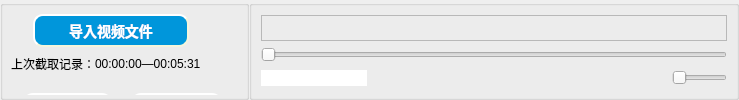
                     <widget class="QWidget" name="tab">
                      <attribute name="title">
                       <string>视频截取</string>
                      </attribute>
                      <layout class="QHBoxLayout" name="horizontalLayout_5">
                       <property name="spacing">
                        <number>0</number>
                       </property>
                       <property name="margin">
                        <number>0</number>
                       </property>
                       <item>
                        <layout class="QHBoxLayout" name="horizontalLayout_6" stretch="30,60">
                         <item>
                          <layout class="QGridLayout" name="gridLayout_8">
                           <item row="0" column="1">
                            <widget class="QGroupBox" name="groupBox_4">
                             <property name="sizePolicy">
                              <sizepolicy hsizetype="Maximum" vsizetype="Expanding">
                               <horstretch>0</horstretch>
                               <verstretch>0</verstretch>
                              </sizepolicy>
                             </property>
                             <property name="minimumSize">
                              <size>
                               <width>249</width>
                               <height>0</height>
                              </size>
                             </property>
                             <property name="maximumSize">
                              <size>
                               <width>249</width>
                               <height>16777215</height>
                              </size>
                             </property>
                             <property name="title">
                              <string/>
                             </property>
                             <layout class="QGridLayout" name="gridLayout_13">
                              <property name="margin">
                               <number>2</number>
                              </property>
                              <property name="horizontalSpacing">
                               <number>6</number>
                              </property>
                              <item row="0" column="0">
                               <layout class="QGridLayout" name="gridLayout_12" rowstretch="80,10,15">
                                <item row="2" column="0">
                                 <layout class="QVBoxLayout" name="verticalLayout_6">
                                  <item>
                                   <widget class="QWidget" name="widget_6" native="true">
                                    <widget class="QPushButton" name="buttonsave">
                                     <property name="geometry">
                                      <rect>
                                       <x>18</x>
                                       <y>10</y>
                                       <width>89</width>
                                       <height>33</height>
                                      </rect>
                                     </property>
                                     <property name="styleSheet">
                                      <string notr="true">	background-color: rgb(0,150,219);
	color: rgb(255,255,255);
     border-style: outset;
     border-width: 2px;
     border-radius: 10px;
     border-color: beige;
     font: bold 14px;
</string>
                                     </property>
                                     <property name="text">
                                      <string>保存</string>
                                     </property>
                                    </widget>
                                    <widget class="QPushButton" name="buttonpreview">
                                     <property name="geometry">
                                      <rect>
                                       <x>126</x>
                                       <y>10</y>
                                       <width>91</width>
                                       <height>33</height>
                                      </rect>
                                     </property>
                                     <property name="styleSheet">
                                      <string notr="true">	background-color: rgb(0,150,219);
	color: rgb(255,255,255);
     border-style: outset;
     border-width: 2px;
     border-radius: 10px;
     border-color: beige;
     font: bold 14px;
</string>
                                     </property>
                                     <property name="text">
                                      <string>预览</string>
                                     </property>
                                    </widget>
                                   </widget>
                                  </item>
                                 </layout>
                                </item>
                                <item row="1" column="0">
                                 <layout class="QVBoxLayout" name="verticalLayout_7">
                                  <item>
                                   <spacer name="verticalSpacer">
                                    <property name="orientation">
                                     <enum>Qt::Vertical</enum>
                                    </property>
                                    <property name="sizeHint" stdset="0">
                                     <size>
                                      <width>20</width>
                                      <height>40</height>
                                     </size>
                                    </property>
                                   </spacer>
                                  </item>
                                 </layout>
                                </item>
                                <item row="0" column="0">
                                 <layout class="QVBoxLayout" name="verticalLayout_8">
                                  <item>
                                   <widget class="QWidget" name="widget_5" native="true">
                                    <widget class="QPushButton" name="buttonloadfile">
                                     <property name="geometry">
                                      <rect>
                                       <x>28</x>
                                       <y>6</y>
                                       <width>156</width>
                                       <height>33</height>
                                      </rect>
                                     </property>
                                     <property name="styleSheet">
                                      <string notr="true">background-color: rgb(0,150,219); 
color: rgb(255,255,255);
border-style: outset;
border-width: 2px;
border-radius: 10px;
border-color: beige;
font: bold 14px;
min-width: 10em;
padding: 6px;
</string>
                                     </property>
                                     <property name="text">
                                      <string>导入视频文件</string>
                                     </property>
                                    </widget>
                                    <widget class="QLabel" name="labelleadertitle">
                                     <property name="geometry">
                                      <rect>
                                       <x>16</x>
                                       <y>188</y>
                                       <width>51</width>
                                       <height>16</height>
                                      </rect>
                                     </property>
                                     <property name="text">
                                      <string>片头标题</string>
                                     </property>
                                    </widget>
                                    <widget class="QLabel" name="labellastrecord">
                                     <property name="geometry">
                                      <rect>
                                       <x>6</x>
                                       <y>46</y>
                                       <width>81</width>
                                       <height>20</height>
                                      </rect>
                                     </property>
                                     <property name="text">
                                      <string>上次截取记录：</string>
                                     </property>
                                    </widget>
                                    <widget class="QLabel" name="labelstarttime">
                                     <property name="geometry">
                                      <rect>
                                       <x>16</x>
                                       <y>128</y>
                                       <width>51</width>
                                       <height>16</height>
                                      </rect>
                                     </property>
                                     <property name="text">
                                      <string>起始时间：</string>
                                     </property>
                                    </widget>
                                    <widget class="Line" name="linetimetitle">
                                     <property name="geometry">
                                      <rect>
                                       <x>6</x>
                                       <y>172</y>
                                       <width>241</width>
                                       <height>16</height>
                                      </rect>
                                     </property>
                                     <property name="orientation">
                                      <enum>Qt::Horizontal</enum>
                                     </property>
                                    </widget>
                                    <widget class="QLabel" name="labelendtime">
                                     <property name="geometry">
                                      <rect>
                                       <x>16</x>
                                       <y>154</y>
                                       <width>51</width>
                                       <height>16</height>
                                      </rect>
                                     </property>
                                     <property name="text">
                                      <string>结束时间：</string>
                                     </property>
                                    </widget>
                                    <widget class="QLabel" name="labellastsave">
                                     <property name="geometry">
                                      <rect>
                                       <x>6</x>
                                       <y>72</y>
                                       <width>81</width>
                                       <height>20</height>
                                      </rect>
                                     </property>
                                     <property name="text">
                                      <string>上次保存文件：</string>
                                     </property>
                                    </widget>
                                    <widget class="QLabel" name="labellastrecordtime">
                                     <property name="geometry">
                                      <rect>
                                       <x>90</x>
                                       <y>46</y>
                                       <width>119</width>
                                       <height>20</height>
                                      </rect>
                                     </property>
                                     <property name="text">
                                      <string>00:00:00—00:05:31</string>
                                     </property>
                                    </widget>
                                    <widget class="QLabel" name="labellabellastsavefile">
                                     <property name="geometry">
                                      <rect>
                                       <x>90</x>
                                       <y>72</y>
                                       <width>119</width>
                                       <height>20</height>
                                      </rect>
                                     </property>
                                     <property name="text">
                                      <string>秦时明月</string>
                                     </property>
                                    </widget>
                                    <widget class="QLineEdit" name="lineeditstarttime">
                                     <property name="geometry">
                                      <rect>
                                       <x>84</x>
                                       <y>128</y>
                                       <width>125</width>
                                       <height>20</height>
                                      </rect>
                                     </property>
                                     <property name="styleSheet">
                                      <string notr="true">background-color: rgb(255, 255, 255);
border:outset;</string>
                                     </property>
                                    </widget>
                                    <widget class="QLineEdit" name="lineeditendtime">
                                     <property name="geometry">
                                      <rect>
                                       <x>84</x>
                                       <y>156</y>
                                       <width>125</width>
                                       <height>20</height>
                                      </rect>
                                     </property>
                                     <property name="styleSheet">
                                      <string notr="true">background-color: rgb(255, 255, 255);
border:outset;</string>
                                     </property>
                                    </widget>
                                    <widget class="QLineEdit" name="lineeditleadertitle">
                                     <property name="geometry">
                                      <rect>
                                       <x>84</x>
                                       <y>186</y>
                                       <width>125</width>
                                       <height>20</height>
                                      </rect>
                                     </property>
                                     <property name="styleSheet">
                                      <string notr="true">background-color: rgb(255, 255, 255);
border:outset;</string>
                                     </property>
                                    </widget>
                                   </widget>
                                  </item>
                                 </layout>
                                </item>
                               </layout>
                              </item>
                             </layout>
                            </widget>
                           </item>
                          </layout>
                         </item>
                         <item>
                          <layout class="QGridLayout" name="gridLayout_7">
                           <item row="0" column="0">
                            <widget class="QGroupBox" name="groupBox_5">
                             <property name="sizePolicy">
                              <sizepolicy hsizetype="Expanding" vsizetype="Expanding">
                               <horstretch>0</horstretch>
                               <verstretch>0</verstretch>
                              </sizepolicy>
                             </property>
                             <property name="title">
                              <string/>
                             </property>
                             <layout class="QGridLayout" name="gridLayout_11">
                              <item row="0" column="0">
                               <layout class="QGridLayout" name="gridLayout_10" rowstretch="90,10,20">
                                <item row="2" column="0">
                                 <layout class="QVBoxLayout" name="verticalLayout_2">
                                  <item>
                                   <layout class="QHBoxLayout" name="horizontalLayout_7" stretch="0,30,10,10,10,10,30,10,30">
                                    <item>
                                     <widget class="QLineEdit" name="lineeditduration">
                                      <property name="styleSheet">
                                       <string notr="true">background-color: rgb(255, 255, 255);
border:outset;
</string>
                                      </property>
                                     </widget>
                                    </item>
                                    <item>
                                     <spacer name="horizontalSpacer">
                                      <property name="orientation">
                                       <enum>Qt::Horizontal</enum>
                                      </property>
                                      <property name="sizeHint" stdset="0">
                                       <size>
                                        <width>40</width>
                                        <height>20</height>
                                       </size>
                                      </property>
                                     </spacer>
                                    </item>
                                    <item>
                                     <widget class="QPushButton" name="buttonplayerstop">
                                      <property name="styleSheet">
                                       <string notr="true">border:outset;</string>
                                      </property>
                                      <property name="text">
                                       <string/>
                                      </property>
                                      <property name="icon">
                                       <iconset resource="images.qrc">
                                        <normaloff>:/images/stop.png</normaloff>:/images/stop.png</iconset>
                                      </property>
                                     </widget>
                                    </item>
                                    <item>
                                     <widget class="QPushButton" name="buttonplayerbackward">
                                      <property name="styleSheet">
                                       <string notr="true">border:outset;</string>
                                      </property>
                                      <property name="text">
                                       <string/>
                                      </property>
                                      <property name="icon">
                                       <iconset resource="images.qrc">
                                        <normaloff>:/images/previous.png</normaloff>:/images/previous.png</iconset>
                                      </property>
                                     </widget>
                                    </item>
                                    <item>
                                     <widget class="QPushButton" name="buttonplayerplay">
                                      <property name="styleSheet">
                                       <string notr="true">border:outset;</string>
                                      </property>
                                      <property name="text">
                                       <string/>
                                      </property>
                                      <property name="icon">
                                       <iconset resource="images.qrc">
                                        <normaloff>:/images/play.png</normaloff>:/images/play.png</iconset>
                                      </property>
                                      <property name="iconSize">
                                       <size>
                                        <width>36</width>
                                        <height>36</height>
                                       </size>
                                      </property>
                                     </widget>
                                    </item>
                                    <item>
                                     <widget class="QPushButton" name="buttonplayerforward">
                                      <property name="styleSheet">
                                       <string notr="true">border:outset;</string>
                                      </property>
                                      <property name="text">
                                       <string/>
                                      </property>
                                      <property name="icon">
                                       <iconset resource="images.qrc">
                                        <normaloff>:/images/next.png</normaloff>:/images/next.png</iconset>
                                      </property>
                                     </widget>
                                    </item>
                                    <item>
                                     <spacer name="horizontalSpacer_4">
                                      <property name="orientation">
                                       <enum>Qt::Horizontal</enum>
                                      </property>
                                      <property name="sizeHint" stdset="0">
                                       <size>
                                        <width>40</width>
                                        <height>20</height>
                                       </size>
                                      </property>
                                     </spacer>
                                    </item>
                                    <item>
                                     <widget class="QPushButton" name="buttonvolume">
                                      <property name="styleSheet">
                                       <string notr="true">border:outset;</string>
                                      </property>
                                      <property name="text">
                                       <string/>
                                      </property>
                                      <property name="icon">
                                       <iconset resource="images.qrc">
                                        <normaloff>:/images/volume.png</normaloff>:/images/volume.png</iconset>
                                      </property>
                                     </widget>
                                    </item>
                                    <item>
                                     <widget class="QSlider" name="slidervolume">
                                      <property name="maximumSize">
                                       <size>
                                        <width>111</width>
                                        <height>16777215</height>
                                       </size>
                                      </property>
                                      <property name="orientation">
                                       <enum>Qt::Horizontal</enum>
                                      </property>
                                     </widget>
                                    </item>
                                   </layout>
                                  </item>
                                 </layout>
                                </item>
                                <item row="0" column="0">
                                 <layout class="QVBoxLayout" name="verticalLayout_3">
                                  <property name="spacing">
                                   <number>0</number>
                                  </property>
                                  <item>
                                   <widget class="QFrame" name="frame_2">
                                    <property name="frameShape">
                                     <enum>QFrame::StyledPanel</enum>
                                    </property>
                                    <property name="frameShadow">
                                     <enum>QFrame::Raised</enum>
                                    </property>
                                   </widget>
                                  </item>
                                 </layout>
                                </item>
                                <item row="1" column="0">
                                 <layout class="QVBoxLayout" name="verticalLayout_5">
                                  <item>
                                   <widget class="QSlider" name="sliderseek">
                                    <property name="styleSheet">
                                     <string notr="true">background-color: rgb(rgb(167, 167, 167));</string>
                                    </property>
                                    <property name="orientation">
                                     <enum>Qt::Horizontal</enum>
                                    </property>
                                   </widget>
                                  </item>
                                 </layout>
                                </item>
                               </layout>
                              </item>
                             </layout>
                            </widget>
                           </item>
                          </layout>
                         </item>
                        </layout>
                       </item>
                      </layout>
                     </widget>
